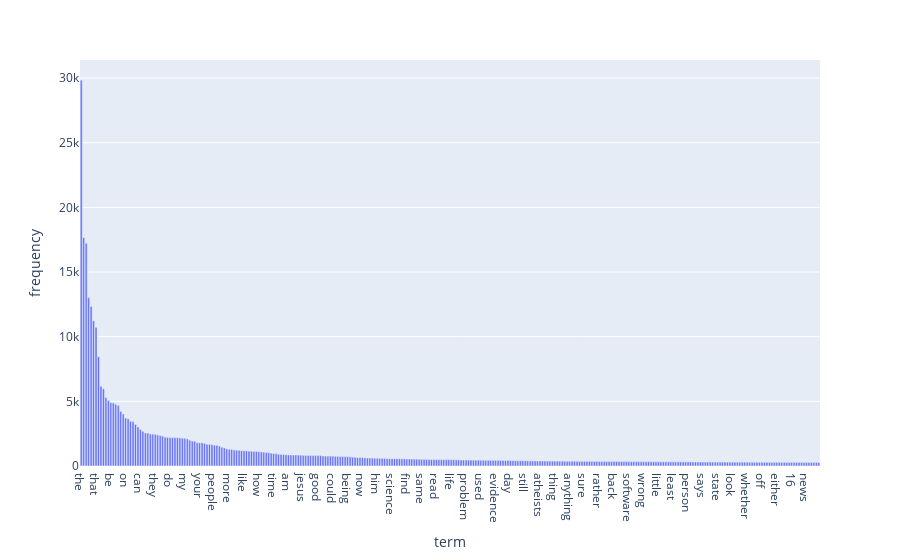

Write notebook code for a chart like this one.
### Markdown cell above
### >>> **Exercise 14 (take home):** 
Additionally, you can attempt to sort the terms on the `x-axis` by frequency instead of in alphabetical order. This way the visualization is more meaningful and you will be able to observe the so called [long tail](https://en.wikipedia.org/wiki/Long_tail) (get familiar with this term since it will appear a lot in data mining and other statistics courses). see picture below

![alt txt](https://upload.wikimedia.org/wikipedia/commons/thumb/8/8a/Long_tail.svg/1000px-Long_tail.svg.png)

### Code cell
# Answer here

df = pd.DataFrame()
df['term'] = count_vect.get_feature_names_out()
df['frequency'] = term_frequencies
df.sort_values(by='frequency', inplace=True, ascending=False)

fig = px.bar(df[:300], x='term', y='frequency')
fig.show()

### Figure 1 — Plotly figure (JSON) as saved in the notebook; plotly's stock layout.template omitted (floating-point values rounded to 4 significant figures; data arrays with more than 128 entries replaced by an {"elided": "..."} marker saying what was removed)
{"data": [{"alignmentgroup": "True", "hovertemplate": "term=%{x}<br>frequency=%{y}<extra></extra>", "legendgroup": "", "marker": {"color": "#636efa", "pattern": {"shape": ""}}, "name": "", "offsetgroup": "", "orientation": "v", "showlegend": false, "textposition": "auto", "type": "bar", "x": {"elided": "300 str values"}, "xaxis": "x", "y": {"elided": "300 int values"}, "yaxis": "y"}], "layout": {"autosize": true, "barmode": "relative", "legend": {"tracegroupgap": 0}, "margin": {"t": 60}, "xaxis": {"anchor": "y", "autorange": true, "domain": [0, 1], "range": [-0.5, 299.5], "title": {"text": "term"}, "type": "category"}, "yaxis": {"anchor": "x", "autorange": true, "domain": [0, 1], "range": [0, 31390.0], "title": {"text": "frequency"}, "type": "linear"}}}
